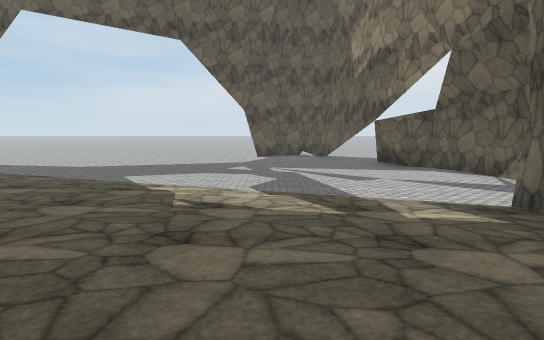
[1] (above)

16 first-person views from a walk through a scene from a Unity 3-D project. The camera is 1.4 m above the floor, tilts 6° down and sees 70° across. The floor is counted in squares, 2 m on a side. Each view is taken from the middle of a square. On the plan, view 1 faces up. The plan holds only what a view shows up to about 11 squares ahead; the rest is blank. The place goes on beyond the plan. The player is left out. Some animated figures are left out. Surface patterns are stand-ins for the level's own textures.

[2]
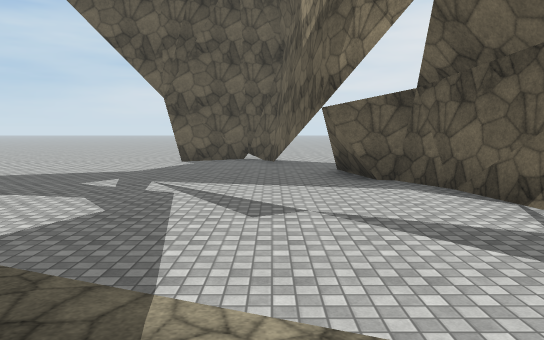

[3]
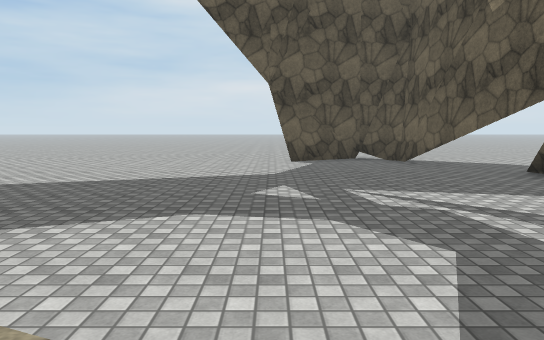

[4]
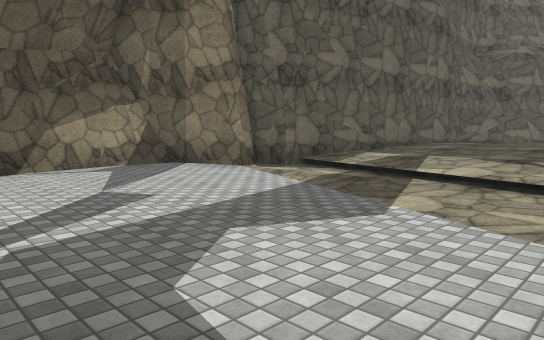

[5]
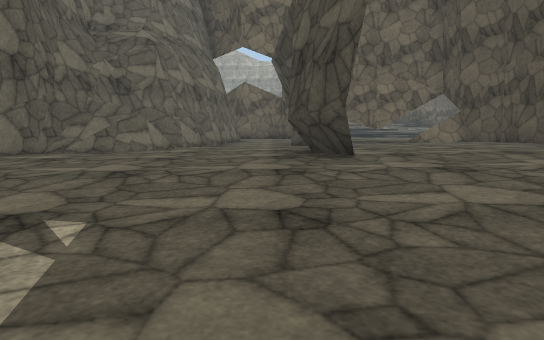

[6]
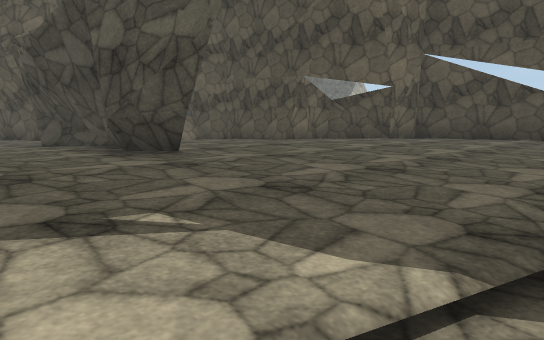

[7]
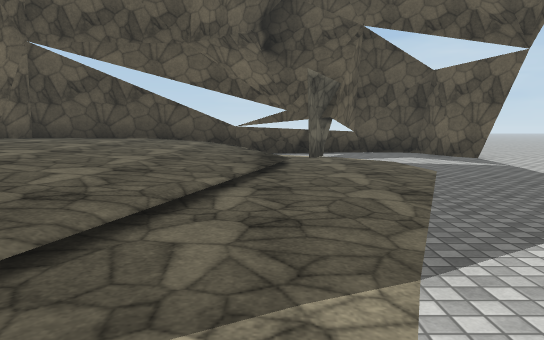

[8]
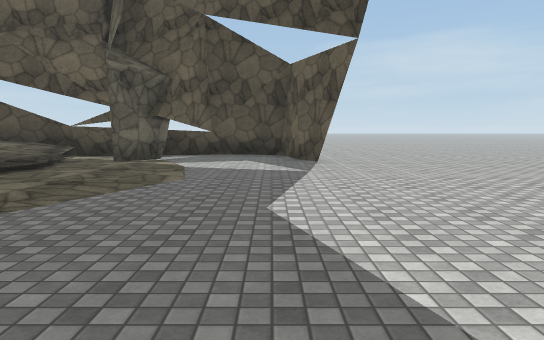

[9]
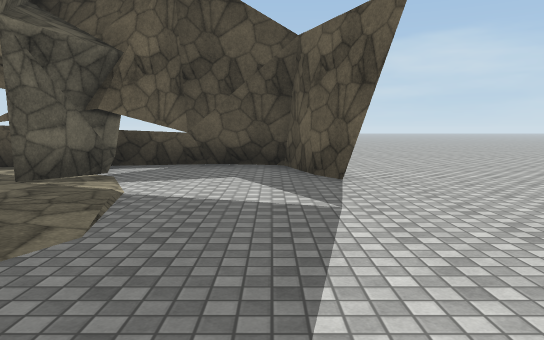

[10]
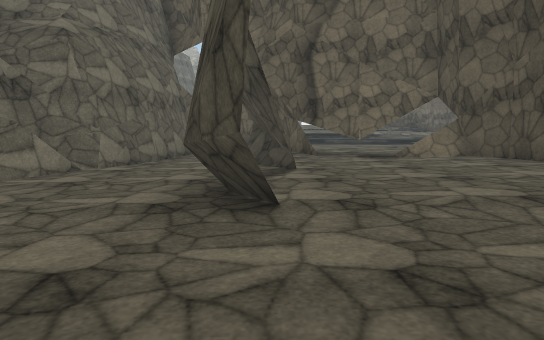

[11]
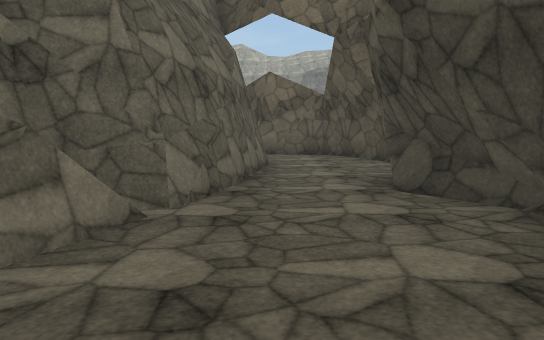

[12]
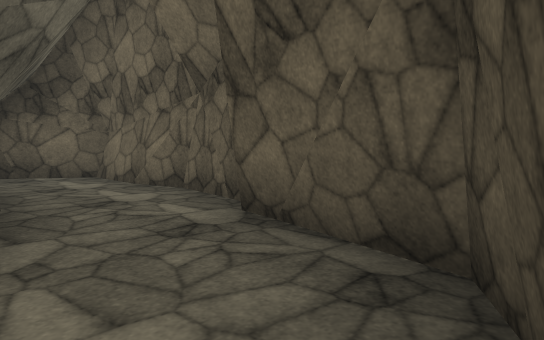

[13]
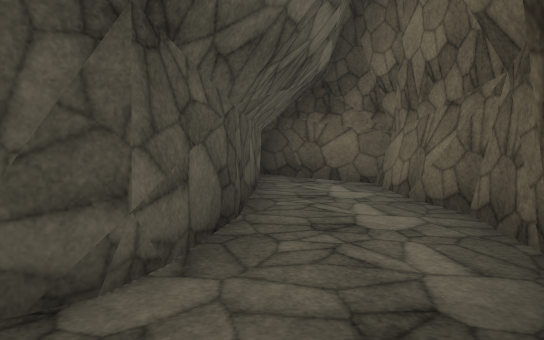

[14]
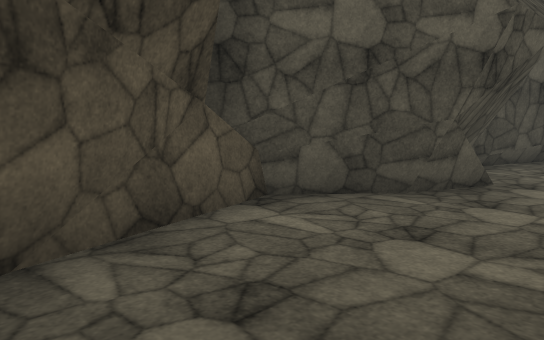

[15]
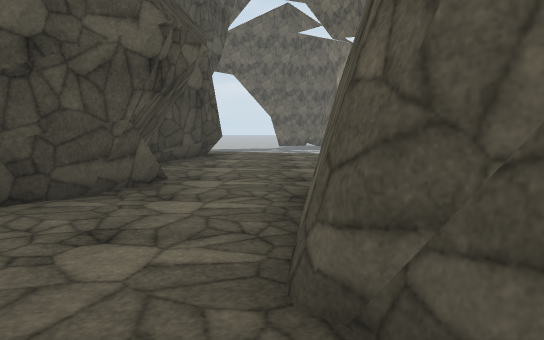

[16]
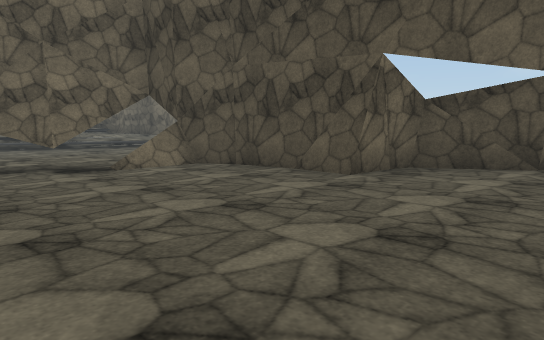

### Floor plan
Key: @ floor where view 1 was taken; # wall or solid block; . main floor; : floor 0.25 m higher than the main floor; + floor 0.5 m higher than the main floor; * floor 0.75 m higher than the main floor; % floor 1 m higher than the main floor; / step, stairs or slope; = window, fence, low wall or low ledge; T thing the floor can be seen under or through.
Columns run from 16 left of view 1 to 5 right of it. Each row starts with its distance up from view 1.
 15 ................#.T..
 14 ..................T..
 13  .................T/.
 12     ##.............T.
 11    .#..............T#
 10    .#............... #
  9    .#..: ............#
  8     ###::::..........#
  7     #.:////::........#
  6     =//////////......#
  5     #*///**+++++//..##
  4     ##%*******++++/##
  3      #%%%%*******++#
  2      #%%%%%********#
  1      ##%%%%%%#****##
  0       #%%%%%%##*@*#
 -1       ###%%%*# **##
 -2         #%%**#**//#
 -3         #%***#**###
 -4         #****#**#
 -5         ###**#**#
 -6           ####**#
 -7            ##***#
 -8             #***######
 -9             ##*****++#
-10              ###**++##
-11                ######

Positions as (right, up) in squares from view 1, and headings:
1: (0, 0), facing up
2: (2, 4), facing up
3: (-1, 6), facing up
4: (-2, 10), facing down-right
5: (-2, 6), facing down
6: (0, 6), facing down-left
7: (-1, 7), facing left
8: (-2, 11), facing left
9: (-5, 11), facing left
10: (-3, 4), facing down
11: (-1, 1), facing down
12: (-3, -8), facing down-right
13: (-2, -9), facing right
14: (-1, -9), facing up-left
15: (-1, -9), facing up
16: (-3, 2), facing down-left
